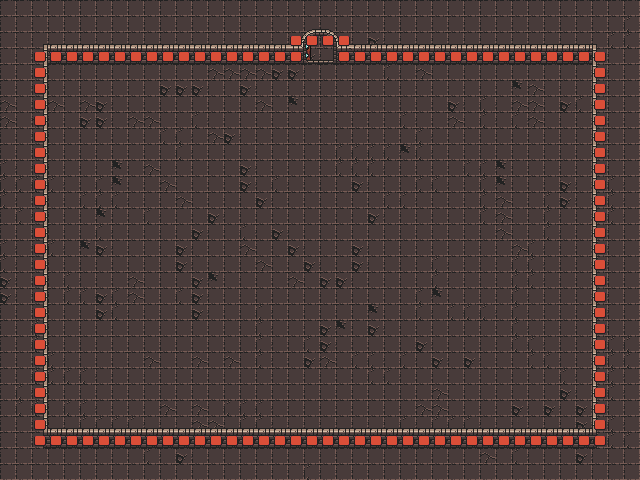

The image is a tile-based game level rendered from a .tmx file. Its description and source (layers, tilesets, objects; grid data summarised) follow:
An orthogonal 40x30 tile map with 16x16 px tiles, 4 tile layers (base, upper_walls, lower_walls, wall_coll) and 6 objects.

<map version="1.10" tiledversion="1.10.1" orientation="orthogonal" renderorder="right-down" width="40" height="30" tilewidth="16" tileheight="16" infinite="0" nextlayerid="11" nextobjectid="9">
 <tileset firstgid="1" source="0x72_DungeonTilesetII_v1.4.tsx" />
 <group id="6" name="render">
  <layer id="1" name="base" width="40" height="30">
   <data>[1200 cells, 1200 non-empty, 5 distinct tile ids]</data>
  </layer>
  <layer id="2" name="upper_walls" width="40" height="30">
   <data>[1200 cells, 1200 non-empty, 19 distinct tile ids]</data>
  </layer>
  <layer id="3" name="lower_walls" width="40" height="30">
   <data>[1200 cells, 1200 non-empty, 5 distinct tile ids]</data>
  </layer>
 </group>
 <group id="7" name="collData">
  <layer id="5" name="wall_coll" width="40" height="30">
   <data>[1200 cells, 1200 non-empty, 2 distinct tile ids]</data>
  </layer>
 </group>
 <objectgroup id="4" name="spawner">
  <properties>
   <property name="type" type="int" value="0" />
  </properties>
  <object id="1" x="84.2085" y="92.2305" width="48" height="48">
   <properties>
    <property name="enemy" type="int" value="1" />
    <property name="type" type="int" value="1" />
   </properties>
  </object>
  <object id="4" x="464.99" y="85.5932" width="48" height="48">
   <properties>
    <property name="enemy" type="int" value="2" />
    <property name="type" type="int" value="1" />
   </properties>
  </object>
  <object id="5" x="70.5932" y="330.198" width="48" height="48">
   <properties>
    <property name="enemy" type="int" value="1" />
    <property name="type" type="int" value="1" />
   </properties>
  </object>
  <object id="6" x="464.99" y="327.88" width="48" height="48">
   <properties>
    <property name="enemy" type="int" value="0" />
    <property name="type" type="int" value="1" />
   </properties>
  </object>
  <object id="7" x="293" y="224" width="48" height="48">
   <properties>
    <property name="type" type="int" value="0" />
   </properties>
  </object>
 </objectgroup>
 <objectgroup id="10" name="door">
  <object id="8" x="304" y="32" width="32" height="42">
   <properties>
    <property name="next_level" value="../media/Mapa2.tmx" />
   </properties>
  </object>
 </objectgroup>
</map>
